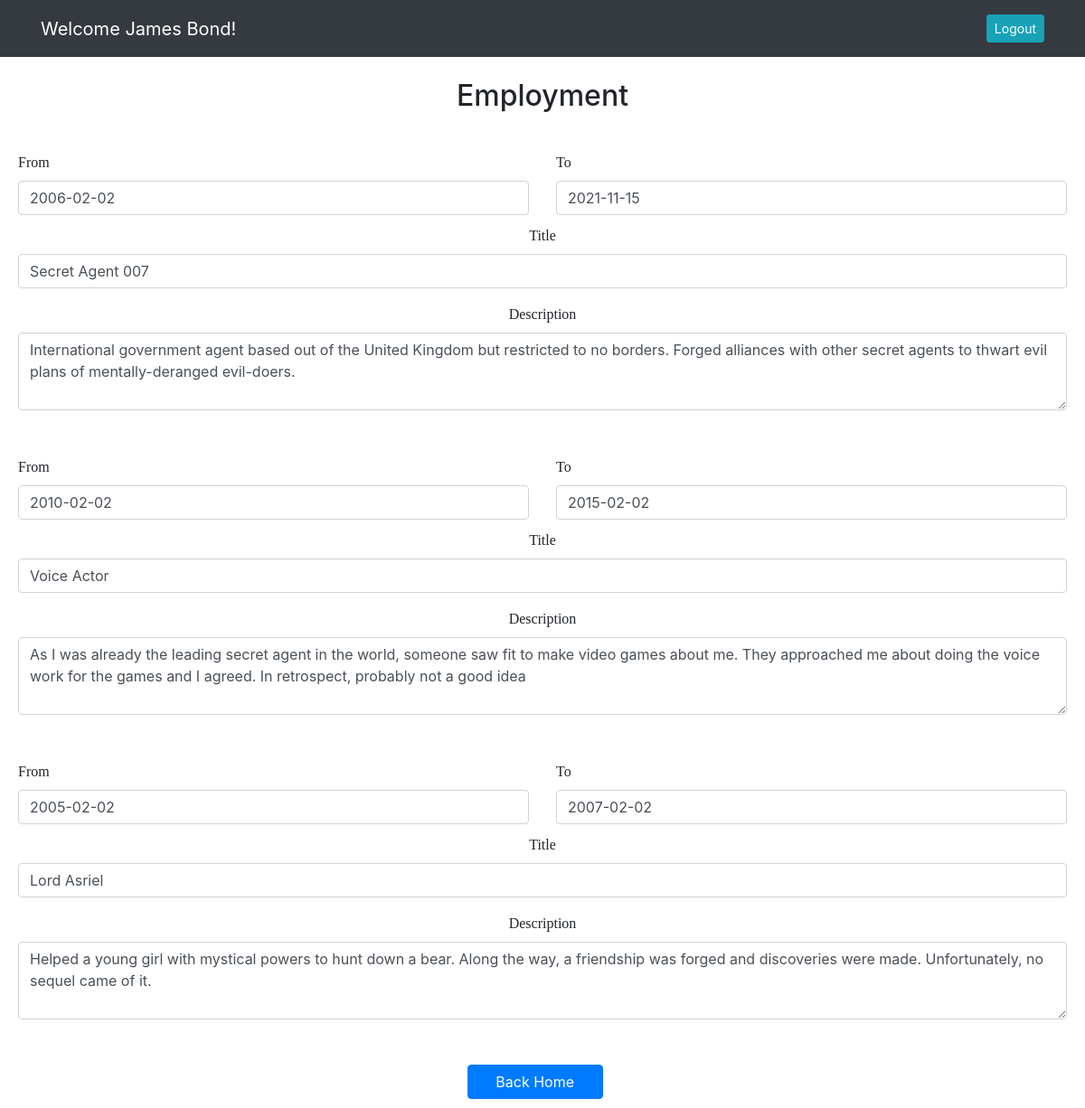
The app's page /editemploymentpage (signed in) with its own data.
### resume_app/models.py (models this page shows)
class User(models.Model):
    first_name = models.CharField(max_length=255)
    last_name = models.CharField(max_length=255)
    email = models.EmailField(max_length=255)
    password = models.CharField(max_length=255)
    created_at = DateTimeField(auto_now_add=True)
    updated_at = DateTimeField(auto_now=True)
    objects = UserManager()

class Employment(models.Model):
    date_from1 = models.DateField(blank=True, validators=[MaxValueValidator(limit_value=date.today, message="Date must be in the past")])
    date_to1 = models.DateField(blank=False)
    title1 = models.CharField(blank=True, max_length=100)
    desc1 = models.TextField(blank=True)
    date_from2 = models.DateField(blank=True, validators=[MaxValueValidator(limit_value=date.today, message="Date must be in the past")])
    date_to2 = models.DateField(blank=True)
    title2 = models.CharField(blank=True, max_length=100)
    desc2 = models.TextField(blank=True)
    date_from3 = models.DateField(blank=True, validators=[MaxValueValidator(limit_value=date.today, message="Date must be in the past")])
    date_to3 = models.DateField(blank=True)
    title3 = models.CharField(blank=True, max_length=100)
    desc3 = models.TextField(blank=True)
    user = models.ForeignKey(User, related_name="employments", on_delete=models.CASCADE)
    created_at = DateTimeField(auto_now_add=True)
    updated_at = DateTimeField(auto_now=True)
    objects = EmploymentManager()

### resume_app/views.py (the view)
# urls.py: path('editemploymentpage', views.editemploymentpage),
def editemploymentpage(request):
    if 'id' not in request.session:
        return redirect('/')
    else:
        context = {
            'date': 'Y-m-d',
            'user': User.objects.get(id = request.session['id'])
        }
    return render(request, 'editemployment.html', context)

### resume_app/templates/editemployment.html (shortened to what this page needs)
<!DOCTYPE html>
<html lang="en">
<head>
    <link rel="stylesheet" href="https://stackpath.bootstrapcdn.com/bootstrap/4.5.2/css/bootstrap.min.css"
>
    {% load static %}
    <link rel="stylesheet" href="{% static 'css/expemp.css' %}">
</head>
<body>
    <nav class="navbar navbar-expand-lg navbar-dark bg-dark">
        <div class="container">
            <a class="navbar-brand" href="#">Welcome {{user.first_name}} {{user.last_name}}!</a>
            <div class="collapse navbar-collapse" id="navbarText">
                <span class="navbar-text">
                    <a href="/logout" role="button" class="btn btn-sm btn-info ml-2 text-white">Logout</a>
                </span>
            </div>
        </div>
    </nav>
    <br>
    <h2>Employment</h2>
    <br>
    <div id="emp_form">
        <form action="/editemployment" method="POST" id="employment">
            {% for employment in user.employments.all %}
            {% if employment.title1 %}
            <div class="emp_form">
                <div class="row">
                    <div class="col">
                        <label for="date_from" class="form-label">From</label>
                        <input type="date|date:%Y-%m-%d" class="form-control" id="emp_from" value="{{employment.date_from1|date:date}}" name="date_from1">
                    </div>
                    <div class="col">
                        <label for="date_to" class="form-label">To</label>
                        <input type="date|date:%Y-%m-%d" class="form-control" id="emp_to" value="{{employment.date_to1|date:date}}" name="date_to1">
                    </div>
                </div>
                <div class="mb-3" id="title_div">
                    <label for="title" class="form-label">Title</label>
                    <input type="text" class="form-control" id="emp_title" value="{{employment.title1}}" name="title1">
                </div>
                <div class="mb-3">
                    <label for="desc" class="desc-form-label">Description</label>
                    <textarea class="form-control" id="emp_desc" rows="3" name="desc1">{{employment.desc1}}</textarea>
                </div>
            </div>
            {% endif %}
            {% if employment.title2 %}
            <div class="emp_form">
                <div class="row">
                    <div class="col">
                        <label for="date_from" class="form-label">From</label>
                        <input type="date|date:%Y-%m-%d" class="form-control" id="emp_from" value="{{employment.date_from2|date:date}}" name="date_from2">
                    </div>
                    <div class="col">
                        <label for="date_to" class="form-label">To</label>
                        <input type="date|date:%Y-%m-%d" class="form-control" id="emp_to" value="{{employment.date_to2|date:date}}" name="date_to2">
                    </div>
                </div>
                <div class="mb-3" id="title_div">
                    <label for="title" class="form-label">Title</label>
                    <input type="text" class="form-control" id="emp_title" value="{{employment.title2}}" name="title2">
                </div>
                <div class="mb-3">
                    <label for="desc" class="desc-form-label">Description</label>
                    <textarea class="form-control" id="emp_desc" rows="3" name="desc2">{{employment.desc2}}</textarea>
                </div>
            </div>
            {% endif %}
            {% if employment.title3 %}
            <div class="emp_form">
                <div class="row">
                    <div class="col">
                        <label for="date_from" class="form-label">From</label>
                        <input type="date|date:%Y-%m-%d" class="form-control" id="emp_from" value="{{employment.date_from3|date:date}}" name="date_from3">
                    </div>
                    <div class="col">
                        <label for="date_to" class="form-label">To</label>
                        <input type="date|date:%Y-%m-%d" class="form-control" id="emp_to" value="{{employment.date_to3|date:date}}" name="date_to3">
                    </div>
                </div>
                <div class="mb-3" id="title_div">
                    <label for="title" class="form-label">Title</label>
                    <input type="text" class="form-control" id="emp_title" value="{{employment.title3}}" name="title3">
                </div>
                <div class="mb-3">
                    <label for="desc" class="desc-form-label">Description</label>
                    <textarea class="form-control" id="emp_desc" rows="3" name="desc3">{{employment.desc3}}</textarea>
                </div>
            </div>
            {% endif %}
            {% endfor %}
            <div class="d-grid gap-2 col-2 mx-auto" id="btm_btn">
                <button class="btn btn-primary" id="submit" type="submit">Back Home</button>
            </div>
        </form>
    </div>
</body>

### resume_app/static/css/expemp.css (style rules this page uses)
h2, .mb-3, p { text-align: center; }
#exp_form, #emp_form { margin: 10px; }
#submit { width: 150px; }
.form-label, p { word-wrap: break-word; font-family: 'Times New Roman', Times, serif; }
.desc-form-label { font-family: 'Times New Roman', Times, serif; }
.row, #title_div { margin-top: 10px; }
#emp_desc { margin-bottom: 20px; }
.emp_form, .exp_form { margin: 0px 10px 50px 10px }

### records on screen
User: first_name "James", last_name "Bond"
Employment: date_from1 "2006-02-02", date_to1 "2021-11-15", title1 "Secret Agent 007", desc1 "International government agent based out of the United Kingdom but restricted to no borders. Forged alliances with other secret agents to thwart evil plans of mentally-deranged evil-doers.", date_from2 "2010-02-02", date_to2 "2015-02-02", title2 "Voice Actor", desc2 "As I was already the leading secret agent in the world, someone saw fit to make video games about me. They approached me about doing the voice work for the games and I agreed. In retrospect, probably not a good idea", date_from3 "2005-02-02", date_to3 "2007-02-02", title3 "Lord Asriel", desc3 "Helped a young girl with mystical powers to hunt down a bear. Along the way, a friendship was forged and discoveries were made. Unfortunately, no sequel came of it."
